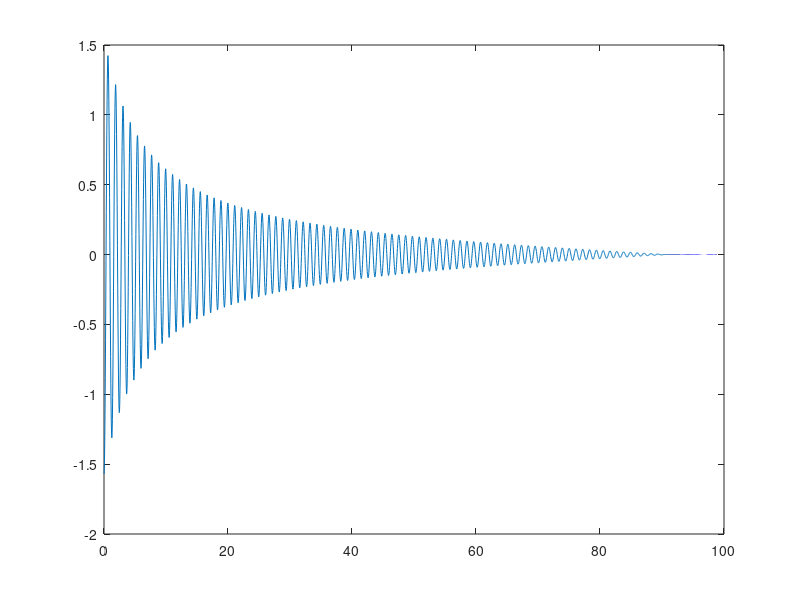

Write the MATLAB code that produced this figure.
%Carl Moser and Jonathan Jacobs
%Project 3 - Spherical pendulum with air resistance and hinge friction
function Main()

%First iteration
%Pendulum Variables
mass = 2;                                           %kg
density = 7.80*1000;                                %kg/m^3
volume = mass/density;                              %m^3
radius = (.75*volume/pi)^(1/3);                     %m
crossSectionalArea = pi*radius^2;                   %m^2
gravity = 9.80551;                                  %m/s^2
length = .3;                                        %m
initV = 0;                                          %m/s
initAng = -pi/2;                                    %rad
cableWeightperLength = .179;                        %kg/m
cableWeight = cableWeightperLength * length;        %kg

%Second iteration
%Friction Variables
bearingCoefficientFriction = .0015;
dragCoefficient = 0.5;
airDensity = 1.225;                                 %kg/m^3

initParams = [initAng;initV];
[T,U] = ode45(@move,[0,100],initParams);

plot(T,U(:,1));
%Equations of motion
    
    function res = move(t,params)
    angle = params(1);
    velocity  = params(2);
    dAng = velocity;
    drag = 0;
    centrifugal = (mass*velocity^2)/radius;                 %N
    tension = centrifugal + gravity/length*cos(angle);       %N
    if velocity > 0
        drag  = -.5*airDensity*dragCoefficient*crossSectionalArea*velocity^2;
        hinge = -tension*bearingCoefficientFriction;        %N
    elseif velocity < 0
        drag  = .5*airDensity*dragCoefficient*crossSectionalArea*velocity^2;
        hinge = tension*bearingCoefficientFriction;         %N
    else
        drag = 0;
        hinge = 0;
    end
    dangV = -(gravity/length)*sin(angle) + drag/mass + hinge/mass;
    
    res = [dAng;dangV];
    end

end